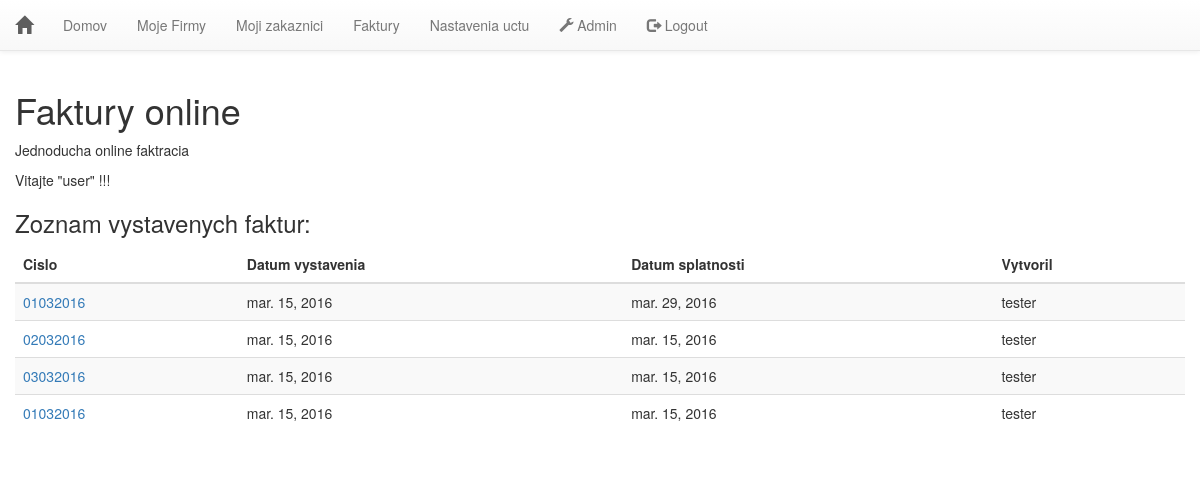
The app's page / (signed in), older data.
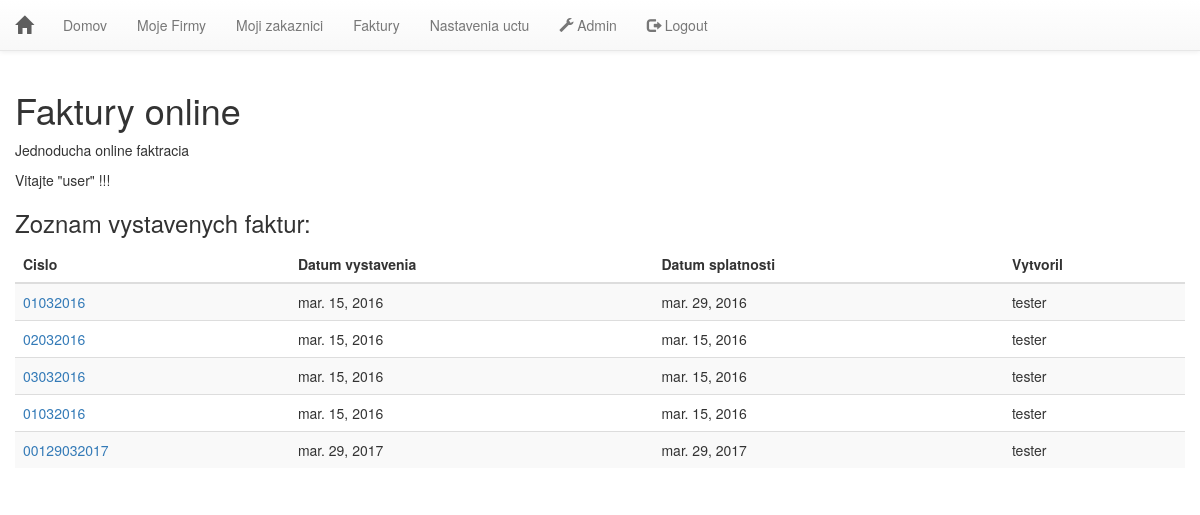
The same page, newer data.
### invoice/models.py (models this page shows, shortened)
class Faktura(models.Model):
	id = models.AutoField(primary_key=True)
	db_uuid = models.UUIDField(unique=True, default=uuid.uuid4, editable=False)
	owner = models.ForeignKey(Login, blank=False)
	creator = models.ForeignKey(Firma, blank=False)
	created_for = models.ForeignKey(Zakaznik, blank=False)
	cislo_faktury = models.CharField(blank=False, max_length=150)
	datum_vystavenia = models.DateField(blank=False)
	datum_splatnosti = models.DateField(blank=False)
	datum_dodania = models.DateField(blank=False)
	konstantny_symbol = models.CharField(blank=False, max_length=150)
	doprava = models.CharField(blank=True, max_length=150)
	komentar = models.TextField(max_length=3000)

class Login(models.Model):
	id = models.AutoField(primary_key=True)
	db_uuid = models.UUIDField(unique=True, default=uuid.uuid4, editable=False)
	user = models.CharField(blank=False, unique=True, max_length=50)
	email = models.EmailField(blank=False)
	password = models.CharField(blank=False, max_length=150)

### invoice/views.py (the view)
# urls.py: url(r'^$', views.index, name='index'),
def index(request):
	Fakturas_list = Faktura.objects.all()
	Login_list = Login.objects.all()
	return render(request, 'invoice/index.html', {'Fakturas_list': Fakturas_list, 'Login_list': Login_list, 'form': LoginForm})

### templates/invoice/index.html (shortened to what this page needs)
<!DOCTYPE html>
<html>
<head>
{% include "invoice/head.html" %}
</head>
<body>
{% include "invoice/nav.html" %}<div class="container-fluid">
<h1>Faktury online</h1>
<p> Jednoducha online faktracia</p>
{% if user.is_authenticated %}
        <p>Vitajte "{{ user.username }}" !!!</p>
	<h3>Zoznam vystavenych faktur:</h3>
	{% if Fakturas_list %}
		<div class="table-responsive"><table class="table table-striped table-hover">
		<thead>
		<tr><th>Cislo</th><th>Datum vystavenia</th><th>Datum splatnosti</th><th>Vytvoril</th></tr>
		</thead>
		<tbody>
		{% for b in Fakturas_list %}
			<tr><td><a href="{% url 'invoice:detail' b.id %}">{{ b.cislo_faktury }}</a></td>
			<td>{{ b.datum_vystavenia }}</td>
			<td>{{ b.datum_splatnosti }}</td>
			<td>{{ b.owner.user }}</td>
			</tr>
		{% endfor %}
		</tbody>
	</table></div>
	{% else %}
		<p>Ziaden zaznam.</p>
	{% endif %}
{% endif %}
</div>
</body>
</html>

Row changes from the older to the newer data that the page shows:
added Faktura: cislo_faktury "00129032017", datum_vystavenia "mar. 29, 2017", datum_splatnosti "mar. 29, 2017", owner.user "tester"
